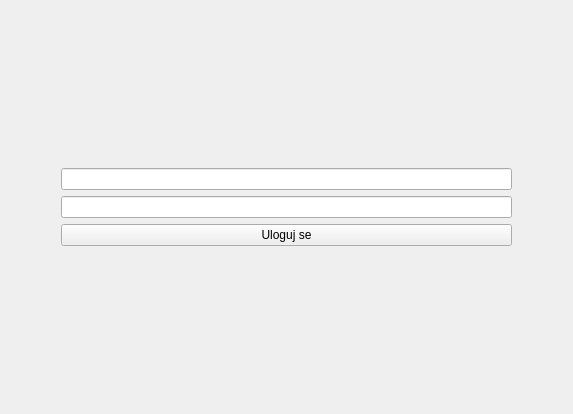
<?xml version="1.0" encoding="UTF-8"?>
<ui version="4.0">
 <class>LoginTab</class>
 <widget class="QWidget" name="LoginTab">
  <property name="geometry">
   <rect>
    <x>0</x>
    <y>0</y>
    <width>573</width>
    <height>414</height>
   </rect>
  </property>
  <property name="sizePolicy">
   <sizepolicy hsizetype="Expanding" vsizetype="Expanding">
    <horstretch>0</horstretch>
    <verstretch>0</verstretch>
   </sizepolicy>
  </property>
  <property name="windowTitle">
   <string>Form</string>
  </property>
  <layout class="QVBoxLayout" name="verticalLayout_2">
   <item>
    <layout class="QGridLayout" name="gridLayout">
     <property name="leftMargin">
      <number>50</number>
     </property>
     <property name="rightMargin">
      <number>50</number>
     </property>
     <item row="2" column="0">
      <widget class="QLineEdit" name="pwd">
       <property name="font">
        <font>
         <underline>false</underline>
         <strikeout>false</strikeout>
        </font>
       </property>
       <property name="text">
        <string/>
       </property>
       <property name="echoMode">
        <enum>QLineEdit::Password</enum>
       </property>
       <property name="alignment">
        <set>Qt::AlignCenter</set>
       </property>
      </widget>
     </item>
     <item row="3" column="0">
      <widget class="QPushButton" name="login">
       <property name="text">
        <string>Uloguj se</string>
       </property>
      </widget>
     </item>
     <item row="1" column="0">
      <widget class="QLineEdit" name="username">
       <property name="alignment">
        <set>Qt::AlignCenter</set>
       </property>
      </widget>
     </item>
    </layout>
   </item>
  </layout>
 </widget>
 <tabstops>
  <tabstop>username</tabstop>
  <tabstop>pwd</tabstop>
  <tabstop>login</tabstop>
 </tabstops>
 <resources/>
 <connections>
  <connection>
   <sender>username</sender>
   <signal>returnPressed()</signal>
   <receiver>login</receiver>
   <slot>click()</slot>
   <hints>
    <hint type="sourcelabel">
     <x>101</x>
     <y>101</y>
    </hint>
    <hint type="destinationlabel">
     <x>113</x>
     <y>317</y>
    </hint>
   </hints>
  </connection>
  <connection>
   <sender>pwd</sender>
   <signal>returnPressed()</signal>
   <receiver>login</receiver>
   <slot>click()</slot>
   <hints>
    <hint type="sourcelabel">
     <x>311</x>
     <y>211</y>
    </hint>
    <hint type="destinationlabel">
     <x>308</x>
     <y>312</y>
    </hint>
   </hints>
  </connection>
 </connections>
</ui>
